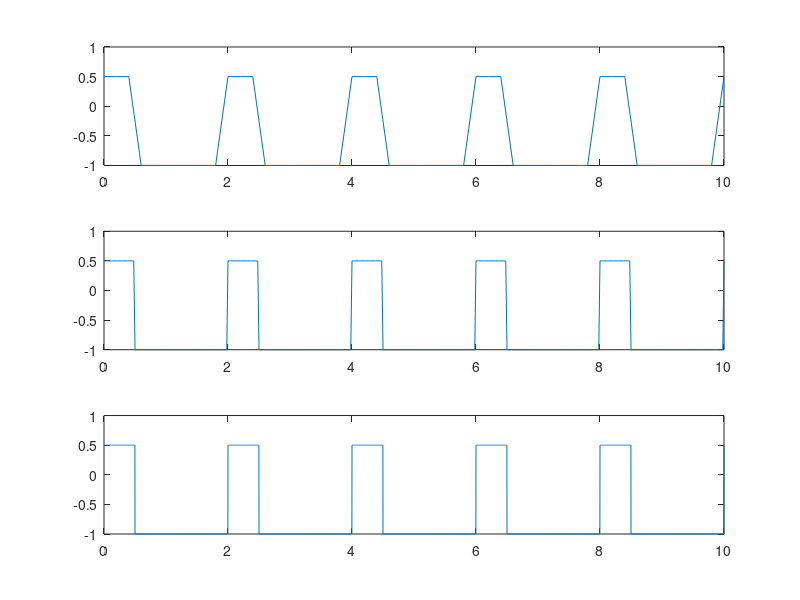

Recreate this plot in MATLAB.
T=10

%T0 e perioada si f0 e frecventa
T0=2;
f0=1/T0;
t1=0:0.2:T;
t2=0:0.02:T;
t3=0:0.002:T;

x1=-0.25 + 0.75*square(t1*2*pi*f0,25);
x2=-0.25 + 0.75*square(t2*2*pi*f0,25);
x3=-0.25 + 0.75*square(t3*2*pi*f0,25);
% subplot si plot sunt folosite pentru a afisa cele 3 grafice la 3 rezolutii diferite
subplot(3,1,1)
plot(t1,x1)
subplot(3,1,2)
plot(t2,x2)
subplot(3,1,3)
plot(t3,x3)